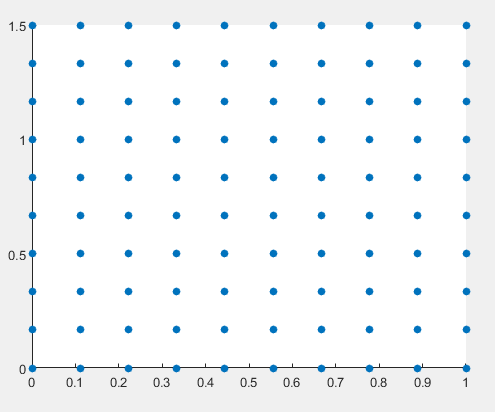
//> input picture build/green_dots.png, 495 x 413 px
$ ./opencv_example build/green_dots.png   (built with g++ and OpenCV 4)
//> lines starting //> are read from the running program, lines starting //| are printed output that depends on the picture; after the words box and inside, x2 and y2 are one past the last pixel; in counts of white or black regions, pixels touching at a corner belong together
	#if 1
	#include <iostream>

	#include "opencv2/opencv_modules.hpp"
	#include "opencv2/core.hpp"
	#define HAVE_OPENCV_XFEATURES2D true
	#ifdef HAVE_OPENCV_XFEATURES2D


	#include "opencv2/features2d.hpp"
	#include "opencv2/highgui.hpp"
	#include "opencv2/cudafeatures2d.hpp"
	#include "opencv2/xfeatures2d/cuda.hpp"

	#include <opencv2/cudastereo.hpp>
	#include <opencv2/cudaimgproc.hpp>
	//#include <opencv2/aruco/charuco.hpp>

	using namespace std;
	using namespace cv;
	using namespace cv::cuda;
	GpuMat img1;
	GpuMat img2;
	static void help()
	{
		cout << "\nThis program demonstrates using SURF_CUDA features detector, descriptor extractor and BruteForceMatcher_CUDA" << endl;
		cout << "\nUsage:\n\tmatcher_simple_gpu --left <image1> --right <image2>" << endl;
	}

	int main(int argc, char* argv[])
	{
		// [5 lines of commented-out code are left out]

	#if 0
		GpuMat img1, img2;
		for (int i = 1; i < argc; ++i)
		{
			if (string(argv[i]) == "--left")
			{
				img1.upload(imread(argv[++i], IMREAD_GRAYSCALE));
				CV_Assert(!img1.empty());
			}
			else if (string(argv[i]) == "--right")
			{
				img2.upload(imread(argv[++i], IMREAD_GRAYSCALE));
				CV_Assert(!img2.empty());
			}
			else if (string(argv[i]) == "--help")
			{
				help();
				return -1;
			}
	}
	#endif // 0
		//Mat img_1 = Mat(1000, 1000, CV_8UC1);
		VideoCapture cap(0);
		if (!cap.isOpened()){
			return -1;
		}
		//Mat img_2 = Mat(1000, 1000, CV_8UC1);
		Mat img_1 = imread("green_dots.PNG", IMREAD_COLOR);//object
//> img_1 is the input picture: 413 rows x 495 cols, CV_8UC3; mean B, G, R 248.3, 246.6, 244.1

		Mat img_2 = imread("green_dots.PNG", IMREAD_COLOR);//scene

		cv::resize(img_2, img_2, cv::Size(300, 300));
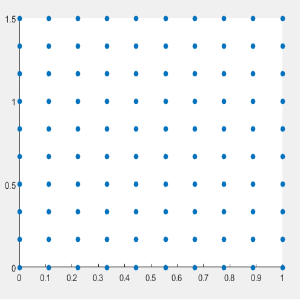
//> img_2: 300 rows x 300 cols, CV_8UC3; mean B, G, R 248.3, 246.7, 244.2
		cv::resize(img_1, img_1, cv::Size(500, 500));
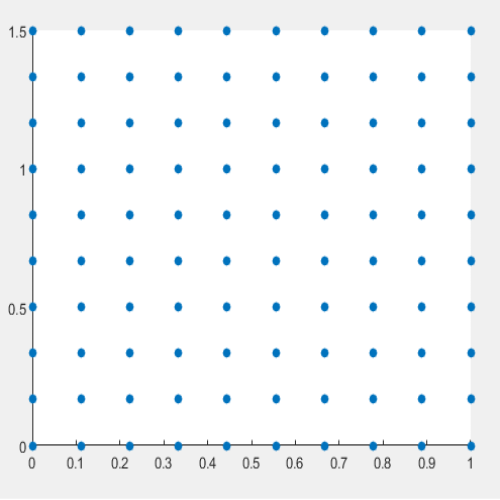
//> img_1: 500 rows x 500 cols, CV_8UC3; mean B, G, R 248.3, 246.6, 244.1
		cv::imshow("original image", img_1);
		cv::cvtColor(img_2, img_2, cv::COLOR_RGB2GRAY);
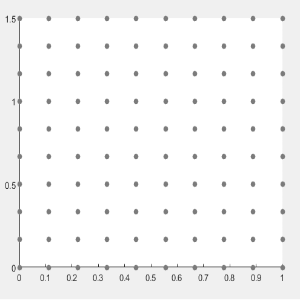
//> img_2: 300 rows x 300 cols, CV_8UC1; min 41, max 255, mean 246.9
		cv::cvtColor(img_1, img_1, cv::COLOR_RGB2GRAY);
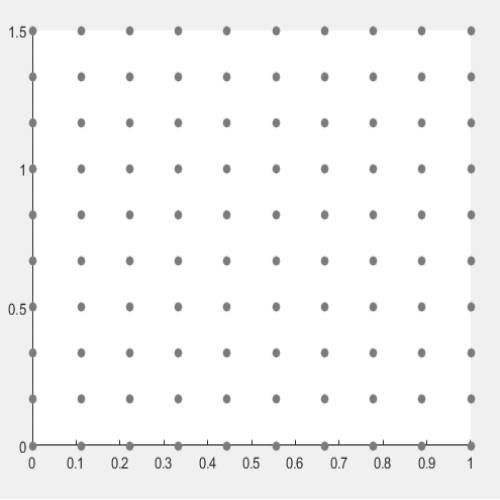
//> img_1: 500 rows x 500 cols, CV_8UC1; min 41, max 255, mean 246.8

		// [9 lines of commented-out code are left out]

		cv::GaussianBlur(img_1, img_1, cv::Size(5, 5), 2);
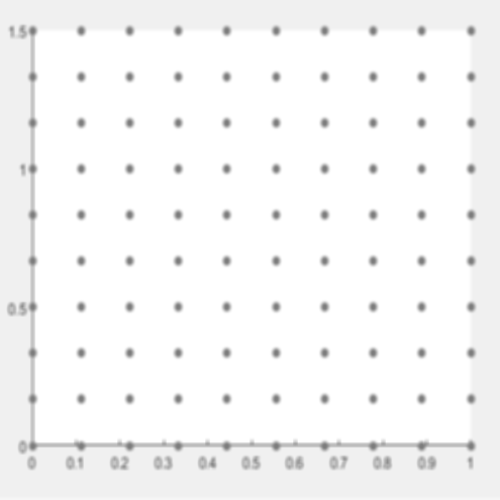
//> img_1: 500 rows x 500 cols, CV_8UC1; 12.27% of pixels changed, all inside (x1, y1, x2, y2) = (0, 23, 500, 500)
		cv::GaussianBlur(img_2, img_2, cv::Size(5, 5), 2);
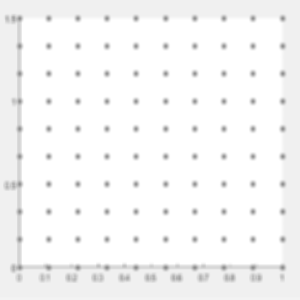
//> img_2: 300 rows x 300 cols, CV_8UC1; 17.08% of pixels changed, all inside (x1, y1, x2, y2) = (0, 13, 300, 300)
		imshow("1", img_1);
		imshow("2", img_2);
		//cvtColor(img_1, img_1, CV_8UC1);
		std::cout << "Initializing cuda image containers" << std::endl;
		//cvtColor(img_2, img_2, CV_8UC1);
		imshow("1", img_1);
		imshow("2", img_2);

//> (the run ends here: the program stops with an error, at `img1.create(1, 1, CV_8U);`)
